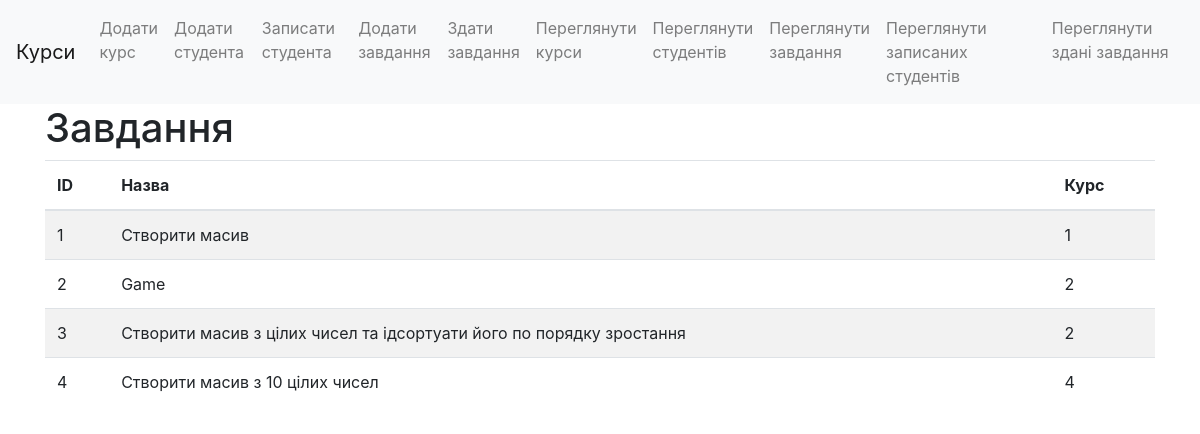
Screenshot of /view_assignments with the database file from the repository.
### tables this page shows
CREATE TABLE assignments (
            id INTEGER PRIMARY KEY,
            name TEXT NOT NULL,
            course_id INTEGER NOT NULL,
            FOREIGN KEY (course_id) REFERENCES courses (id)
        );

### app.py (the view)
@app.route('/view_assignments')
def view_assignments():
    assignments = db.fetch_assignments()
    return render_template('view_assignments.html', assignments=assignments)

### db.py (called while the page is built)
def fetch_assignments():
    conn = sqlite3.connect('database.db')
    cursor = conn.cursor()
    cursor.execute('SELECT * FROM assignments')
    assignments = cursor.fetchall()
    conn.close()
    return assignments

### templates/view_assignments.html (shortened to what this page needs)
{% extends "base.html" %}
{% block content %}
<h1>Завдання</h1>
<table class="table table-striped">
    <thead>
        <tr>
            <th>ID</th>
            <th>Назва</th>
            <th>Курс</th>
        </tr>
    </thead>
    <tbody>
        {% for assignment in assignments %}
        <tr>
            <td>{{ assignment[0] }}</td>
            <td>{{ assignment[1] }}</td>
            <td>{{ assignment[2] }}</td>
        </tr>
        {% endfor %}
    </tbody>
</table>
{% endblock %}

### rows the page displays
assignments: id "1", name "Створити масив", course "1"
assignments: id "2", name "Game", course "2"
assignments: id "3", name "Створити масив з цілих чисел та ідсортуати його по порядку зростання", course "2"
assignments: id "4", name "Створити масив з 10 цілих чисел", course "4"
